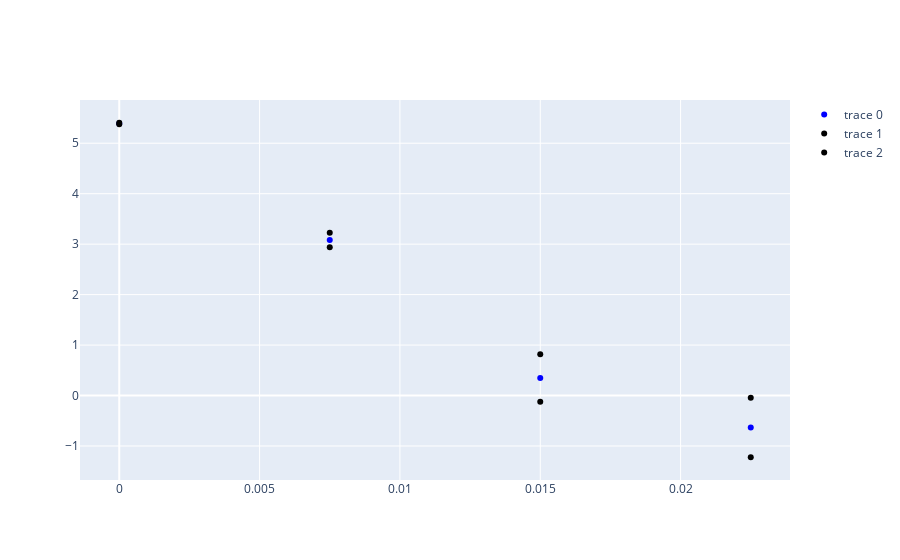

Write notebook code for a chart like this one.
### Code cell
# Arrays for accumulating 
counts_list = []
meanZ2_list = []
Z2flat_list = []

# First-guess for Weibull fitting (sigma2W, etaW)
x0 = np.array([.1,.9])

# This suppresses warnings when lots of graphics windows are open
import matplotlib
matplotlib.rc('figure', max_open_warning = 0)

# This is for when we want to show or suppress intermediate graphics and other output
Show_intermediate_graphics = True

# Looping over segments
for isegment in range(nsegments):

    # Pull out the next segment
    sollast = zgridtot[isegment]
    xgrid = xgridtot[isegment] 
    ygrid = ygridtot[isegment]
    Ny, Nx = np.shape(sollast); #print(sollast.shape)
    Ntot = np.size(sollast)
    dx = xgrid[0,1]-xgrid[0,0]; #print('dx =', dx)
    dy = ygrid[1,0]-ygrid[0,0]; #print('dy =', dy)

    # Get the probability distribution in Z2
    counts, bins, meanZ2, Z2flat, error = rs.getrhoofz2(sollast,dx,dy,Z2bins=Z2bins,levels=levels)
    print('meanZ2 = ', meanZ2)
    print('statsigma = ', np.sqrt(meanZ2))

    # Plot if we want
    if isegment in plotthisone:
        
        # Reporting
        print('')
        print('****Working on segment', isegment)
        
        # Graph the surface
        if Show_intermediate_graphics:
            fig1 = plt.figure()
            ax = fig1.add_subplot(111, projection='3d')
            ax.plot_surface(xgrid, ygrid, sollast)
            title = Flattenedfilename+' #'+str(isegment)
            ax.set_xlabel('x')
            ax.set_ylabel('y')
            ax.set_zlabel('z')
            ax.set_title(title)
            ax.view_init(azim=-120,elev=22)
        
        # Normalize the distribution function, report stats
        integral_rho = np.trapz(counts, bins)
        print ('std dev of height = ', np.std(sollast))
        print('integral = ', integral_rho)
        counts = counts/integral_rho
        error = error/integral_rho
        print('error = ', error)

        # This is for calculating the errors in fitting (and graphing)
        countsplus = counts+error; #print(countsplus)
        countsminus = counts**2/countsplus; #print(countsminus)

        # Graph the probability
        if Show_intermediate_graphics:
            
            # Using plotly
            plot1 = go.Scatter(x=bins, y=np.log(counts), marker=dict(color='blue'),mode='markers')
            plot2 = go.Scatter(x=bins, y=np.log(countsplus), marker=dict(color='black'),mode='markers')
            plot3 = go.Scatter(x=bins, y=np.log(countsminus), marker=dict(color='black'),mode='markers')
            iplot([plot1,plot2,plot3])

        # Eliminate entries greater than a threshold (not sure if this is necessary)
        ikeep = np.argwhere(Z2flat < Z2maxforhist)
        Z2flat_new = np.squeeze(Z2flat[ikeep])

        # Specify errors in a log space
        errors = countsplus/counts; #print(errors)
        
        # Do a linear fit
        f_linear = lambda x, a, b: a + b*x   # function to fit
        solution, corr = optimization.curve_fit(f_linear, bins+Z2offset, np.log(counts), [5, -100], errors)
        a_linear_optimized = solution[0]; print('a_linear_optimized', a_linear_optimized)
        b_linear_optimized = solution[1]; print('b_linear_optimized', b_linear_optimized)
        sigma2G = -1/b_linear_optimized
        sigmaG = np.sqrt(sigma2G); print('sigmaG', sigmaG)

        # Do a quadratic fit
        f_quadratic = lambda x, a, b, c: a + b*x +c*x**2  # function to fit
        solution, corr = optimization.curve_fit(f_quadratic, bins+Z2offset, np.log(counts), [5, -100, 0], errors)
        a_quadratic_optimized = solution[0]; print('a_quadratic_optimized', a_quadratic_optimized)
        b_quadratic_optimized = solution[1]; print('b_quadratic_optimized', b_quadratic_optimized)
        c_quadratic_optimized = solution[2]; print('c_quadratic_optimized', c_quadratic_optimized)
        sigma2W = -1/b_quadratic_optimized
        sigmaW = np.sqrt(sigma2W); print('approximate sigmaW', sigmaW)
        
        # Calculate the Gaussian fit
        myGaussian = sts.Gaussian(Z2theory,sigma2G)
        
        # Calculate the Weibill fit -- 
        # Note that this is a kluge: it should be replaced by myWeibull = sts.Weibull(Z2theory,sigma2W,etaW)
        myWeibull = np.exp(f_quadratic(Z2theory,a_quadratic_optimized,b_quadratic_optimized,c_quadratic_optimized))

        # Graph data with the best-fit probabilities
        if Show_intermediate_graphics:
            # Using matplotlib
            plt.figure()
            plt.semilogy(bins, counts, 'ok')
            plt.semilogy(bins, countsplus, '+k')
            plt.semilogy(bins, countsminus,'+k')
            plt.title(title)
            plt.xlabel(r'$Z^{2}$')
            plt.ylabel(r'$\rho$')
            plt.grid(True)
            plt.semilogy(Z2theory, myGaussian, 'b',label = 'Gaussian with $\sigma_G$ = ' + str(sigmaG)[0:5])
            plt.semilogy(Z2theory, myWeibull, 'g--',label = 'Quadratic')
            plt.legend()

    # Accumulate if we want
    if isegment in accumlist:
        counts_list.append(counts)
        meanZ2_list.append(meanZ2)
        Z2flat_list.append(Z2flat)

### Figure 1 — Plotly figure (JSON) as saved in the notebook; plotly's stock layout.template omitted (floating-point values rounded to 4 significant figures)
{"data": [{"marker": {"color": "blue"}, "mode": "markers", "type": "scatter", "x": [0, 0.0075, 0.015, 0.0225], "y": [5.392, 3.083, 0.3466, -0.6343]}, {"marker": {"color": "black"}, "mode": "markers", "type": "scatter", "x": [0, 0.0075, 0.015, 0.0225], "y": [5.406, 3.227, 0.8173, -0.04564]}, {"marker": {"color": "black"}, "mode": "markers", "type": "scatter", "x": [0, 0.0075, 0.015, 0.0225], "y": [5.378, 2.94, -0.1241, -1.223]}], "layout": {}}
